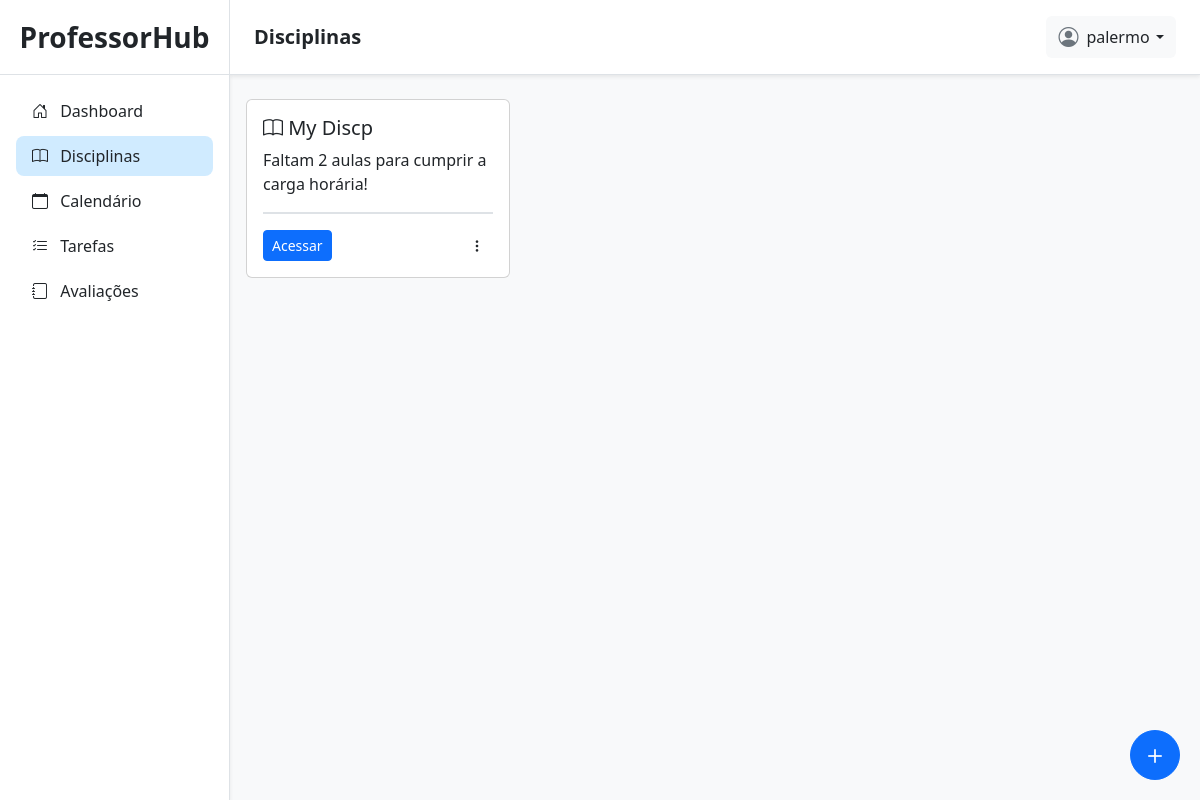
/disciplinas/ (signed in), run on the app's committed database.
### planner/models.py (models this page shows, shortened)
class Disciplina(models.Model):
    PERIODO = [
        ('semestral', 'semestral'),
        ('anual', 'anual'),
    ]
    user = models.ForeignKey(User, on_delete=models.CASCADE, related_name='disciplinas')
    calendario = models.ForeignKey(CalendarioLetivo, on_delete=models.CASCADE, related_name='disciplinas')
    nome = models.CharField(max_length=100)
    periodo = models.CharField(max_length=20, choices=PERIODO)
    carga_horaria = models.PositiveIntegerField()
    aviso = models.CharField(max_length=100, default='')

### planner/views.py (the view, shortened to what this page needs)
# urls.py: path('disciplinas/', disciplinas_view, name='disciplinas'),
@login_required(login_url='/login/')
@transaction.atomic
def disciplinas_view(request):
    def _render_page():
        disciplinas = Disciplina.objects.filter(user=request.user)
        calendarios = CalendarioLetivo.objects.filter(user=request.user)
        form = DisciplinaForm()
        dias_disciplinas = []
        for disciplina in disciplinas:
            dias = get_dias_aula_na_semana_disciplina(disciplina)
            dias_list = list(dias)
            dias_str = ', '.join(dias_list)
            dias_disciplinas.append(
                (disciplina, dias_str)
            )
            criar_aviso_se_faltar_aulas(disciplina)
        return render(request, 'planner/disciplinas/disciplinas.html', {
            'disciplinas': disciplinas,
            'calendarios': calendarios,
            'form': form,
            'dias_disciplinas': dias_disciplinas
        })
    return _render_page()

### planner/views.py (called while the page is built)
def calcular_num_aulas_faltantes(disciplina):
    total = disciplina.carga_horaria
    aulas_criadas = PlanoAula.objects.filter(
        disciplina=disciplina,
    ).aggregate(num_aulas=Sum('num_aulas'))['num_aulas'] or 0
    print('total:', total)
    print('aulas_criadas:', aulas_criadas)
    aulas_faltantes = total - aulas_criadas
    nome = f'[{disciplina.nome}]'
    carga = f'total={total:02}'
    print(f'[{str(disciplina.pk).rjust(2)}] | {nome.ljust(15)} | {carga:02}h | {aulas_criadas:02} | -> faltam {aulas_faltantes} aula(s)')
    return aulas_faltantes

def criar_aviso_se_faltar_aulas(disciplina):
    aulas_faltantes = calcular_num_aulas_faltantes(disciplina)
    mensagem = ''
    if aulas_faltantes > 0:
        mensagem = f"Faltam {aulas_faltantes} aula{'s' if aulas_faltantes != 1 else ''} para cumprir a carga horária!"
    if aulas_faltantes > 0:
        if not disciplina.aviso:
            disciplina.aviso = mensagem
            disciplina.save()
    else:
        print('tudo ok aulas')
        disciplina.aviso = ''
        disciplina.save()

def get_dias_aula_na_semana_disciplina(disciplina):
    dias = set()
    for plano in disciplina.planos.all()[:5]:
        dia = get_dia_semana(plano.data)
        dias.add(dia)
    return dias

def get_dia_semana(proximo_dia):
    NAME_DAYS_WEEK = {
        'Monday': 'segunda',
        'Tuesday': 'terca',
        'Wednesday': 'quarta',
        'Thursday': 'quinta',
        'Friday': 'sexta',
        'Saturday': 'sábado',
        'Sunday': 'domingo'
    }
    dia_nome = calendar.day_name[proximo_dia.weekday()]
    return NAME_DAYS_WEEK[dia_nome]

### planner/templates/planner/disciplinas/disciplinas.html (shortened to what this page needs)
{% extends 'planner/base.html' %}
{% load static %}
{% block titlenavbar %}
Disciplinas
{% endblock %}
{% block content %}
<div class="container m-1 mt-4 position-relative">
    <div class="row row-cols-1 row-cols-md-3 g-4 mb-3">
        {% for disciplina, dias_aulas in dias_disciplinas %}
        <div class="col" style="max-width: 18rem;">
            <div class="card h-100">
                <div class="card-body d-flex flex-column">
                    <h5 class="card-title"><i class="bi bi-book"></i> {{ disciplina.nome }}</h5>
                    <p class="card-text flex-grow-1" style="max-height: 50px; overflow-y: auto;">
                        {{ disciplina.aviso|default:"Sem descrição" }}
                    </p>
                    <div class="mt-auto border-top border-2 pt-3 d-flex justify-content-between align-items-center">
                        <a href="{% url 'disciplina_planos' disciplina.id %}" class="btn btn-primary btn-sm">Acessar</a>
                        <div class="dropdown">
                            <button class="btn btn-sm" type="button" data-bs-toggle="dropdown" aria-expanded="false">
                                <i class="bi bi-three-dots-vertical"></i>
                            </button>
                        </div>
                    </div>
                </div>
            </div>
        </div>
        {% empty %}
        <div class="col-12">
            <div class="alert alert-info">Nenhuma disciplina cadastrada.</div>
        </div>
        {% endfor %}
    </div>
</div>
<button type="button"
    class="btn btn-primary rounded-circle d-flex align-items-center justify-content-center position-fixed"
    data-bs-toggle="modal"
    data-bs-target="#adicionarDisciplina"
    style="height: 50px; width: 50px; bottom: 20px; right: 20px;">
    <i class="bi bi-plus fs-3"></i>
</button>
{% endblock %}

### planner/templates/planner/base.html (shortened to what this page needs)
{% load static %}
<!doctype html>
<html lang="en">
<head>
    <link href="https://cdn.jsdelivr.net/npm/bootstrap@5.2.3/dist/css/bootstrap.min.css" rel="stylesheet"
>
    <link rel="stylesheet" href="https://cdn.jsdelivr.net/npm/bootstrap-icons@1.13.1/font/bootstrap-icons.min.css">
    <link rel="stylesheet" href="{% static 'css/planner/base.css' %}">
</head>
<body class="bg-light">
    <div class="container-fluid p-0">
        <div class="sidebar p-0 position-relative shadow-sm">
            <div class="sidebar-header py-3 px-3 text-center border-bottom">
                <a class="nav-link fs-3 fw-semibold text-dark" href="/">ProfessorHub</a>
            </div>
            <div class="d-flex flex-column justify-content-between pb-4" style="height: 90%;">
                <div class="sidebar-content">
                    <ul class="list-group mx-3 mt-3">
                        <li class="list-group-item {% if '/dashboard/' in request.path %}item-active{% endif %}">
                            <a href="{% url 'admin_dashboard' %}" class="text-decoration-none d-block text-dark">
                                <i class="bi bi-house-door me-2"></i> Dashboard
                            </a>
                        </li>
                        <li class="list-group-item {% if '/disciplinas/' in request.path %}item-active{% endif %}">
                            <a href="{% url 'disciplinas' %}" class="text-decoration-none d-block text-dark">
                                <i class="bi bi-book me-2"></i> Disciplinas
                            </a>
                        </li>
                        <li class="list-group-item {% if '/calendarios/' in request.path %}item-active{% endif %}">
                            <a href="{% url 'calendarios' %}" class="text-decoration-none d-block text-dark">
                                <i class="bi bi-calendar me-2"></i> Calendário
                            </a>
                        </li>
                        <li class="list-group-item {% if '/tarefas/' in request.path and '/disciplinas/' not in request.path %}item-active{% endif %}">
                            <a href="{% url 'tarefas' %}" class="text-decoration-none d-block text-dark">
                                <i class="bi bi-list-check me-2"></i> Tarefas
                            </a>
                        </li>
                        <li class="list-group-item {% if '/avaliacoes/' in request.path and '/disciplinas/' not in request.path %}item-active{% endif %}">
                            <a href="{% url 'avaliacoes' %}" class="text-decoration-none d-block text-dark">
                                <i class="bi bi-journal me-2"></i> Avaliações
                            </a>
                        </li>
                    </ul>
                </div>
            </div>
        </div>
        <div class="content-page p-0">
            <div class="navbar bg-white shadow-sm position-sticky top-0 px-4 py-3 border-bottom d-flex justify-content-between align-items-center"
                style="z-index: 900;">
                <div class="d-flex align-items-center gap-3">
                    <h5 class="mb-0 fw-semibold text-dark">
                        {% block titlenavbar %}
                        {% endblock %}
                    </h5>
                </div>
                <div class="dropdown">
                    <button class="btn btn-light border-0 d-flex align-items-center gap-2" type="button"
                        id="dropdownMenuButton1" data-bs-toggle="dropdown" aria-expanded="false">
                        <i class="bi bi-person-circle fs-5 text-secondary"></i>
                        <span class="dropdown-toggle text-dark">{{ request.user }}</span>
                    </button>
                </div>
            </div>
            {% block content %}
            {% endblock %}
        </div>
</body>
</html>

### static/css/planner/base.css (style rules this page uses)
body { overflow: hidden; }
.container-fluid { display: flex; height: 100vh; }
.content-page { flex: 1; overflow-y: auto; background-color: #f8f9fa; }
.sidebar { background-color: #ffffff; width: 230px; height: 100vh; border-right: 1px solid #dee2e6; transition: all 0.3s ease-in-out; }
.sidebar-header a { color: #2c3e50; }
.sidebar .list-group-item { background-color: transparent; border: none; border-radius: 8px; margin-bottom: 5px; transition: 0.2s; }
.item-active { background-color: #d0ebff !important; font-weight: 500; }
.navbar { background-color: #ffffff !important; }
.navbar h5 { color: #2c3e50; }
.dropdown-toggle::after { margin-left: 0.4rem; }

### data on the page
Disciplina: nome "My Discp", aviso "Faltam 2 aulas para cumprir a carga horária!"

### other printed values
{{ request.user }} "palermo"
